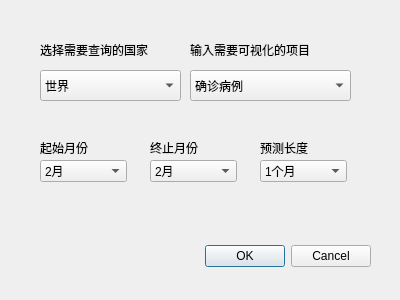
<?xml version="1.0" encoding="UTF-8"?>
<ui version="4.0">
 <class>PredictDialog</class>
 <widget class="QDialog" name="PredictDialog">
  <property name="geometry">
   <rect>
    <x>0</x>
    <y>0</y>
    <width>400</width>
    <height>300</height>
   </rect>
  </property>
  <property name="windowTitle">
   <string>Dialog</string>
  </property>
  <widget class="QDialogButtonBox" name="buttonBox">
   <property name="geometry">
    <rect>
     <x>30</x>
     <y>240</y>
     <width>341</width>
     <height>32</height>
    </rect>
   </property>
   <property name="orientation">
    <enum>Qt::Horizontal</enum>
   </property>
   <property name="standardButtons">
    <set>QDialogButtonBox::Cancel|QDialogButtonBox::Ok</set>
   </property>
  </widget>
  <widget class="QLabel" name="label">
   <property name="geometry">
    <rect>
     <x>40</x>
     <y>140</y>
     <width>72</width>
     <height>15</height>
    </rect>
   </property>
   <property name="text">
    <string>起始月份</string>
   </property>
  </widget>
  <widget class="QComboBox" name="DuringMonthBox">
   <property name="enabled">
    <bool>true</bool>
   </property>
   <property name="geometry">
    <rect>
     <x>260</x>
     <y>160</y>
     <width>87</width>
     <height>22</height>
    </rect>
   </property>
   <item>
    <property name="text">
     <string>1个月</string>
    </property>
   </item>
   <item>
    <property name="text">
     <string>2个月</string>
    </property>
   </item>
   <item>
    <property name="text">
     <string>3个月</string>
    </property>
   </item>
   <item>
    <property name="text">
     <string>4个月</string>
    </property>
   </item>
   <item>
    <property name="text">
     <string>5个月</string>
    </property>
   </item>
   <item>
    <property name="text">
     <string>6个月</string>
    </property>
   </item>
  </widget>
  <widget class="QLabel" name="label_2">
   <property name="geometry">
    <rect>
     <x>150</x>
     <y>140</y>
     <width>72</width>
     <height>15</height>
    </rect>
   </property>
   <property name="text">
    <string>终止月份</string>
   </property>
  </widget>
  <widget class="QLabel" name="label_4">
   <property name="geometry">
    <rect>
     <x>260</x>
     <y>140</y>
     <width>72</width>
     <height>15</height>
    </rect>
   </property>
   <property name="text">
    <string>预测长度</string>
   </property>
  </widget>
  <widget class="QComboBox" name="StartMonthBox">
   <property name="enabled">
    <bool>true</bool>
   </property>
   <property name="geometry">
    <rect>
     <x>40</x>
     <y>160</y>
     <width>87</width>
     <height>22</height>
    </rect>
   </property>
   <property name="mouseTracking">
    <bool>true</bool>
   </property>
   <property name="tabletTracking">
    <bool>true</bool>
   </property>
   <property name="editable">
    <bool>false</bool>
   </property>
   <property name="currentText">
    <string>2月</string>
   </property>
   <property name="currentIndex">
    <number>0</number>
   </property>
   <item>
    <property name="text">
     <string>2月</string>
    </property>
   </item>
   <item>
    <property name="text">
     <string>3月</string>
    </property>
   </item>
   <item>
    <property name="text">
     <string>4月</string>
    </property>
   </item>
   <item>
    <property name="text">
     <string>5月</string>
    </property>
   </item>
   <item>
    <property name="text">
     <string>6月</string>
    </property>
   </item>
  </widget>
  <widget class="QComboBox" name="EndMonthBox">
   <property name="enabled">
    <bool>true</bool>
   </property>
   <property name="geometry">
    <rect>
     <x>150</x>
     <y>160</y>
     <width>87</width>
     <height>22</height>
    </rect>
   </property>
   <property name="mouseTracking">
    <bool>true</bool>
   </property>
   <property name="tabletTracking">
    <bool>true</bool>
   </property>
   <property name="editable">
    <bool>false</bool>
   </property>
   <property name="currentText">
    <string>2月</string>
   </property>
   <item>
    <property name="text">
     <string>2月</string>
    </property>
   </item>
   <item>
    <property name="text">
     <string>3月</string>
    </property>
   </item>
   <item>
    <property name="text">
     <string>4月</string>
    </property>
   </item>
   <item>
    <property name="text">
     <string>5月</string>
    </property>
   </item>
   <item>
    <property name="text">
     <string>6月</string>
    </property>
   </item>
  </widget>
  <widget class="QLabel" name="CountryLabel">
   <property name="geometry">
    <rect>
     <x>40</x>
     <y>40</y>
     <width>141</width>
     <height>20</height>
    </rect>
   </property>
   <property name="text">
    <string>选择需要查询的国家</string>
   </property>
  </widget>
  <widget class="QComboBox" name="CountryBox">
   <property name="geometry">
    <rect>
     <x>40</x>
     <y>70</y>
     <width>141</width>
     <height>31</height>
    </rect>
   </property>
   <item>
    <property name="text">
     <string>世界</string>
    </property>
   </item>
   <item>
    <property name="text">
     <string extracomment="（包括中国内地、中国香港、中国澳门以及中国台湾省）">中国</string>
    </property>
   </item>
   <item>
    <property name="text">
     <string>日本</string>
    </property>
   </item>
   <item>
    <property name="text">
     <string>韩国</string>
    </property>
   </item>
   <item>
    <property name="text">
     <string>蒙古</string>
    </property>
   </item>
   <item>
    <property name="text">
     <string>越南</string>
    </property>
   </item>
   <item>
    <property name="text">
     <string>泰国</string>
    </property>
   </item>
   <item>
    <property name="text">
     <string>缅甸</string>
    </property>
   </item>
   <item>
    <property name="text">
     <string>老挝</string>
    </property>
   </item>
   <item>
    <property name="text">
     <string>柬埔寨</string>
    </property>
   </item>
   <item>
    <property name="text">
     <string>马来西亚</string>
    </property>
   </item>
   <item>
    <property name="text">
     <string>新加坡</string>
    </property>
   </item>
   <item>
    <property name="text">
     <string>印度尼西亚</string>
    </property>
   </item>
   <item>
    <property name="text">
     <string>菲律宾</string>
    </property>
   </item>
   <item>
    <property name="text">
     <string>澳大利亚</string>
    </property>
   </item>
   <item>
    <property name="text">
     <string>新西兰</string>
    </property>
   </item>
  </widget>
  <widget class="QLabel" name="label_3">
   <property name="geometry">
    <rect>
     <x>190</x>
     <y>40</y>
     <width>171</width>
     <height>20</height>
    </rect>
   </property>
   <property name="text">
    <string>输入需要可视化的项目</string>
   </property>
  </widget>
  <widget class="QComboBox" name="comboBox">
   <property name="geometry">
    <rect>
     <x>190</x>
     <y>70</y>
     <width>161</width>
     <height>31</height>
    </rect>
   </property>
   <item>
    <property name="text">
     <string>确诊病例</string>
    </property>
   </item>
   <item>
    <property name="text">
     <string>新增确诊病例</string>
    </property>
   </item>
   <item>
    <property name="text">
     <string>康复病例</string>
    </property>
   </item>
   <item>
    <property name="text">
     <string>新增康复病例</string>
    </property>
   </item>
   <item>
    <property name="text">
     <string>死亡病例</string>
    </property>
   </item>
   <item>
    <property name="text">
     <string>新增死亡病例</string>
    </property>
   </item>
  </widget>
 </widget>
 <resources/>
 <connections>
  <connection>
   <sender>buttonBox</sender>
   <signal>accepted()</signal>
   <receiver>PredictDialog</receiver>
   <slot>accept()</slot>
   <hints>
    <hint type="sourcelabel">
     <x>248</x>
     <y>254</y>
    </hint>
    <hint type="destinationlabel">
     <x>157</x>
     <y>274</y>
    </hint>
   </hints>
  </connection>
  <connection>
   <sender>buttonBox</sender>
   <signal>rejected()</signal>
   <receiver>PredictDialog</receiver>
   <slot>reject()</slot>
   <hints>
    <hint type="sourcelabel">
     <x>316</x>
     <y>260</y>
    </hint>
    <hint type="destinationlabel">
     <x>286</x>
     <y>274</y>
    </hint>
   </hints>
  </connection>
 </connections>
</ui>
